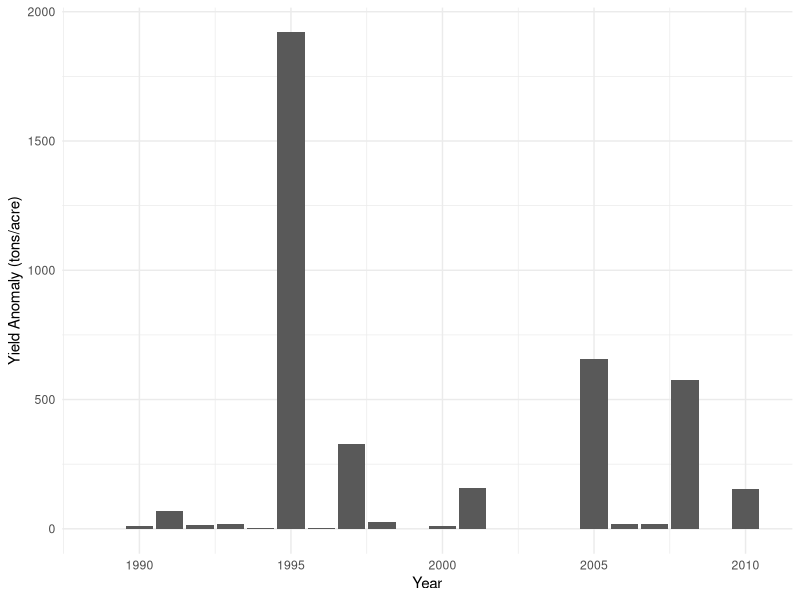

Recreate this plot in R.
## ---- chunk 1
knitr::opts_chunk$set(echo = TRUE)
## ---- chunk 2
# Load packages
library(tidyverse)
library(here)
## ---- chunk 3
data <- read.table(file = here("data", "clim.txt"), sep = "")

data_annual <- data %>%
  group_by(month, year) %>% 
  summarize(total_precip = sum(precip), min_temp = mean(tmin_c))

data_feb <- data_annual %>% filter(month == 2)
data_jan <- data_annual %>% filter(month == 1)
## ---- chunk 4
# Model parameters 
almond_model <- function(monthly_temp, monthly_precip, temp_param_1 = -0.015, temp_param_2 = -0.0046, precip_param_1 = -0.07, precip_param_2 = 0.0043, constant = 0.28) {
  
# Model function
yield_anomaly <- (temp_param_1*monthly_temp + temp_param_2*monthly_temp^2 + precip_param_1*monthly_precip + precip_param_2*monthly_precip^2 + constant)

return(yield_anomaly)
}
  
## ---- chunk 5
yield_anom <- data.frame("year" = unique(data_annual$year)) %>% mutate(anomaly = NA)

for (i in 1:length(yield_anom$year)) {
  anom <- almond_model(monthly_temp = data_feb$min_temp[i], monthly_precip = data_jan$total_precip[i])
  yield_anom$anomaly[i] <- anom
}

yield_anom <- yield_anom %>% drop_na()
## ---- chunk 6
check <- yield_anom %>% filter(year >= 2000 & year <= 2002)
check
## ---- chunk 7
ggplot(data = yield_anom, aes(x = year, y = anomaly)) +
  geom_col() +
  theme_minimal() +
  labs(x = "Year", y = "Yield Anomaly (tons/acre)")
